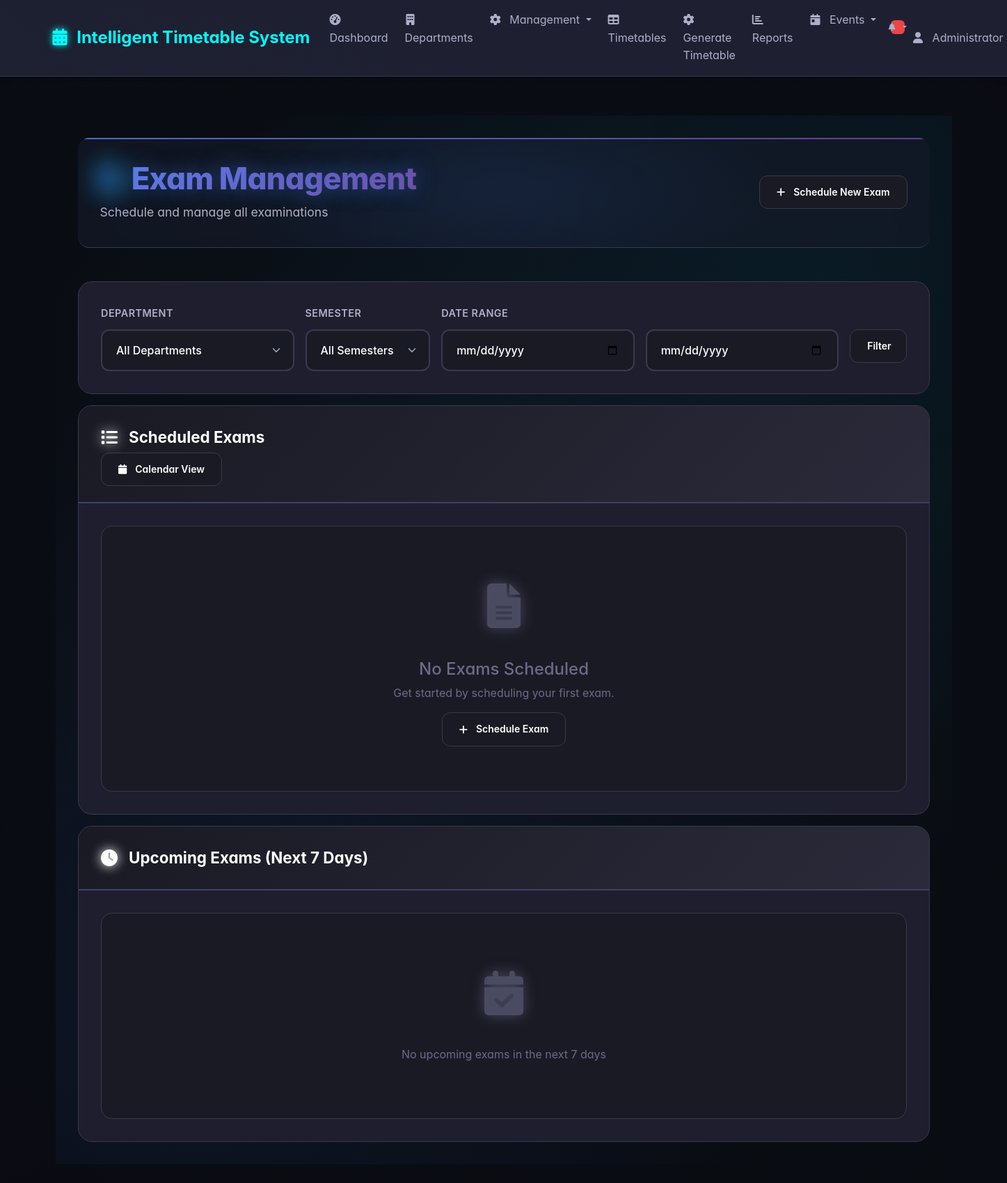
The page /exams (signed in) on the database as committed earlier.
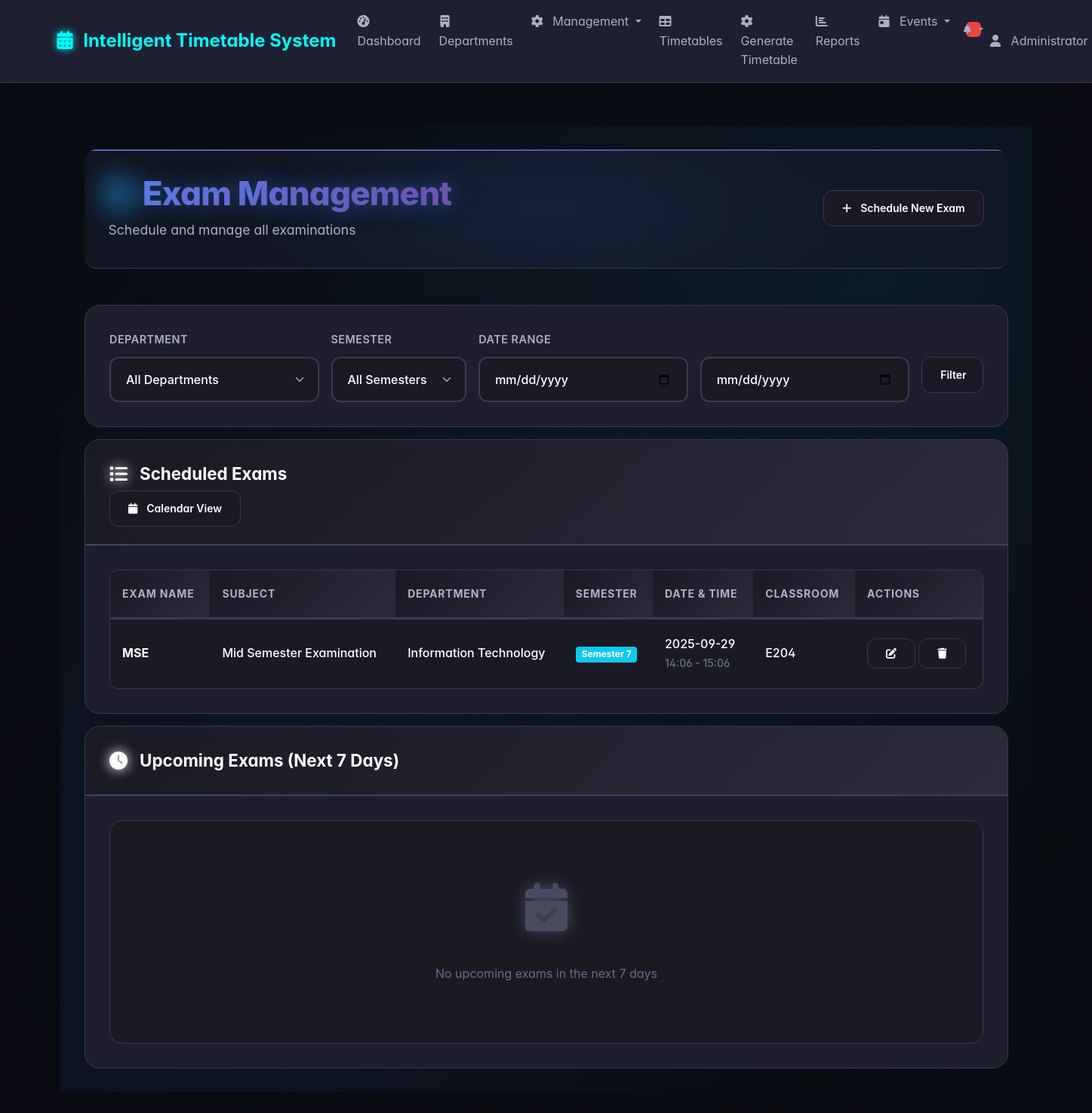
The same page on the database as committed later.
### tables this page shows
CREATE TABLE exams (
            id INTEGER PRIMARY KEY AUTOINCREMENT,
            name TEXT NOT NULL,
            department_id INTEGER,
            semester INTEGER,
            subject_id INTEGER,
            exam_date DATE NOT NULL,
            start_time TIME NOT NULL,
            end_time TIME NOT NULL,
            classroom_id INTEGER,
            created_by INTEGER,
            created_at DATETIME DEFAULT CURRENT_TIMESTAMP,
            FOREIGN KEY (department_id) REFERENCES departments (id),
            FOREIGN KEY (subject_id) REFERENCES subjects (id),
            FOREIGN KEY (classroom_id) REFERENCES classrooms (id),
            FOREIGN KEY (created_by) REFERENCES users (id)
        );

CREATE TABLE subjects (
            id INTEGER PRIMARY KEY AUTOINCREMENT,
            name TEXT NOT NULL,
            code TEXT UNIQUE NOT NULL,
            department_id INTEGER,
            subject_type TEXT DEFAULT 'THEORY',
            classes_per_week INTEGER DEFAULT 3,
            created_at DATETIME DEFAULT CURRENT_TIMESTAMP,
            FOREIGN KEY (department_id) REFERENCES departments (id)
        );

CREATE TABLE departments (
            id INTEGER PRIMARY KEY AUTOINCREMENT,
            name TEXT NOT NULL,
            code TEXT UNIQUE NOT NULL,
            created_at DATETIME DEFAULT CURRENT_TIMESTAMP
        );

CREATE TABLE classrooms (
            id INTEGER PRIMARY KEY AUTOINCREMENT,
            name TEXT NOT NULL,
            capacity INTEGER,
            type TEXT DEFAULT 'CLASSROOM',
            department_id INTEGER,
            created_at DATETIME DEFAULT CURRENT_TIMESTAMP,
            FOREIGN KEY (department_id) REFERENCES departments (id)
        );

### routes/exams.py (the view)
@exams_bp.route('/exams')
@login_required
def exams_list():
    conn = sqlite3.connect('timetable.db')
    conn.row_factory = sqlite3.Row
    cursor = conn.cursor()
    query = '''
        SELECT e.*,
               d.name as department_name,
               s.name as subject_name,
               c.name as classroom_name
        FROM exams e
        LEFT JOIN departments d ON e.department_id = d.id
        LEFT JOIN subjects s ON e.subject_id = s.id
        LEFT JOIN classrooms c ON e.classroom_id = c.id
        ORDER BY e.exam_date, e.start_time
    '''
    cursor.execute(query)
    exams = cursor.fetchall()
    conn.close()
    return render_template('exams.html', exams=exams)  # Make sure your template is named exams.html

### app.py (called while the page is built)
@app.context_processor
def inject_notifications():
    if 'user_id' in session:
        conn = sqlite3.connect('timetable.db')
        conn.row_factory = sqlite3.Row
        cursor = conn.cursor()
        cursor.execute('SELECT COUNT(*) as count FROM notifications WHERE user_id = ? AND is_read = 0', (session['user_id'],))
        notification_count = cursor.fetchone()['count']
        conn.close()
        return {'notification_count': notification_count}
    return {'notification_count': 0}

@app.context_processor
def inject_notifications():
    if 'user_id' in session:
        conn = sqlite3.connect('timetable.db')
        conn.row_factory = sqlite3.Row
        cursor = conn.cursor()
        cursor.execute('SELECT COUNT(*) as count FROM notifications WHERE user_id = ? AND is_read = 0', (session['user_id'],))
        notification_count = cursor.fetchone()['count']
        conn.close()
        return {'notification_count': notification_count}
    return {'notification_count': 0}

@app.context_processor
def utility_processor():
    return dict(get_faculty_subjects=get_faculty_subjects)

### templates/exams.html (shortened to what the changed rows need)
{% extends "base.html" %}
{% block content %}
<div class="dashboard-container">
    <div class="header-section">
        <div class="header-content">
            <div>
                <h1 class="main-title">
                    <i class="fas fa-file-alt title-icon"></i> Exam Management
                </h1>
            </div>
        </div>
    </div>
    <div class="content-card">
        <div class="card-content">
            {% if exams %}
            <div class="table-container">
                <table class="modern-table">
                    <thead>
                        <tr>
                            <th>Exam Name</th>
                            <th>Subject</th>
                            <th>Department</th>
                            <th>Semester</th>
                            <th>Date & Time</th>
                            <th>Classroom</th>
                            <th>Actions</th>
                        </tr>
                    </thead>
                    <tbody>
                        {% for exam in exams %}
                        <tr class="table-row">
                            <td class="table-cell fw-bold">{{ exam.name }}</td>
                            <td class="table-cell">{{ exam.subject_name or 'N/A' }}</td>
                            <td class="table-cell">{{ exam.department_name or 'N/A' }}</td>
                            <td class="table-cell">
                                {% if exam.semester %}
                                <span class="badge bg-info">Semester {{ exam.semester }}</span>
                                {% else %}
                                <span class="text-muted">N/A</span>
                                {% endif %}
                            </td>
                            <td class="table-cell">
                                {{ exam.exam_date }}<br>
                                <small class="text-muted">{{ exam.start_time }} - {{ exam.end_time }}</small>
                            </td>
                            <td class="table-cell">{{ exam.classroom_name or 'N/A' }}</td>
                            <td class="table-cell">
                                <div class="action-buttons">
                                    <a href="{{ url_for('exams.edit_exam', id=exam.id) }}" class="action-btn action-blue" title="Edit">
                                        <i class="fas fa-edit"></i>
                                    </a>
                                    <a href="{{ url_for('exams.delete_exam', id=exam.id) }}" class="action-btn action-primary" title="Delete"
                                       onclick="return confirm('Are you sure you want to delete this exam?')">
                                        <i class="fas fa-trash"></i>
                                    </a>
                                </div>
                            </td>
                        </tr>
                        {% endfor %}
                    </tbody>
                </table>
            </div>
            {% else %}
            <div class="empty-state">
                <div class="empty-icon">
                    <i class="fas fa-file-alt"></i>
                </div>
                <h4>No Exams Scheduled</h4>
                <p>Get started by scheduling your first exam.</p>
                <a href="/exams/create" class="action-btn action-green">
                    <i class="fas fa-plus"></i> Schedule Exam
                </a>
            </div>
            {% endif %}
        </div>
    </div>
</div>
{% endblock %}

Rows that differ between the two databases and show on the page:
added exams: name "MSE", name "Mid Semester Examination", name "Information Technology", semester "7", exam_date "2025-09-29", start_time "14:06", end_time "15:06", name "E204"
Other text that changed with them:
text no longer shown: "No Exams Scheduled Get started by scheduling your first exam. Schedule Exam"
text now shown: "EXAM NAME SUBJECT DEPARTMENT SEMESTER DATE & TIME CLASSROOM ACTIONS"
